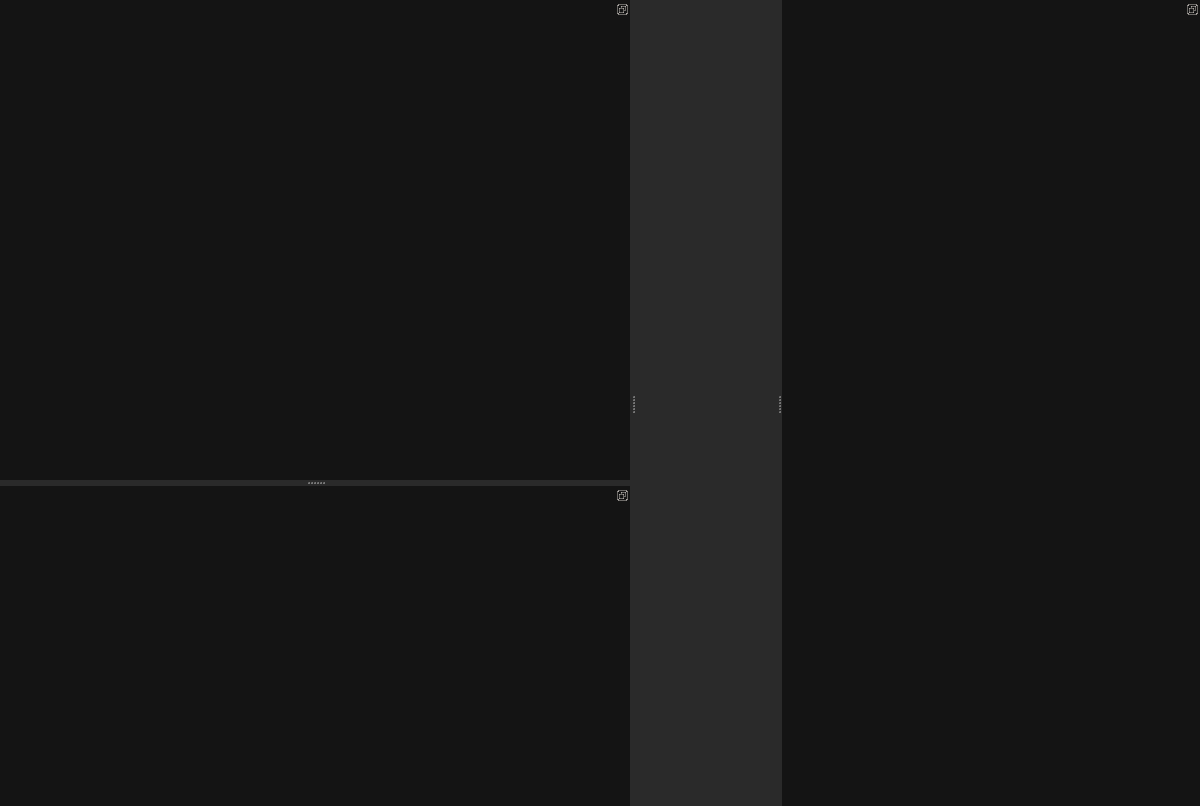
<?xml version="1.0" encoding="UTF-8"?>
<ui version="4.0">
 <class>MainWindow</class>
 <widget class="QMainWindow" name="MainWindow">
  <property name="geometry">
   <rect>
    <x>0</x>
    <y>0</y>
    <width>1200</width>
    <height>801</height>
   </rect>
  </property>
  <property name="sizePolicy">
   <sizepolicy hsizetype="Maximum" vsizetype="Preferred">
    <horstretch>0</horstretch>
    <verstretch>0</verstretch>
   </sizepolicy>
  </property>
  <property name="windowTitle">
   <string>SCTimer</string>
  </property>
  <property name="styleSheet">
   <string notr="true">QDockWidget::title  {
	background-color: rgb(20,20,20);
	border: none;
}

QMainWindow {
	background-color: rgb(42,42,42);
}
</string>
  </property>
  <property name="tabShape">
   <enum>QTabWidget::Rounded</enum>
  </property>
  <widget class="QWidget" name="centralwidget">
   <property name="styleSheet">
    <string notr="true">background: rgb(42,42,42);</string>
   </property>
  </widget>
  <widget class="QDockWidget" name="dockWidget_2">
   <property name="sizePolicy">
    <sizepolicy hsizetype="Maximum" vsizetype="Maximum">
     <horstretch>0</horstretch>
     <verstretch>0</verstretch>
    </sizepolicy>
   </property>
   <property name="minimumSize">
    <size>
     <width>418</width>
     <height>500</height>
    </size>
   </property>
   <property name="baseSize">
    <size>
     <width>0</width>
     <height>0</height>
    </size>
   </property>
   <property name="autoFillBackground">
    <bool>false</bool>
   </property>
   <property name="styleSheet">
    <string notr="true">border: none;
background-color: rgb(20,20,20);</string>
   </property>
   <property name="floating">
    <bool>false</bool>
   </property>
   <property name="features">
    <set>QDockWidget::DockWidgetFloatable|QDockWidget::DockWidgetMovable</set>
   </property>
   <attribute name="dockWidgetArea">
    <number>2</number>
   </attribute>
   <widget class="QWidget" name="dockWidgetContents_2">
    <property name="sizePolicy">
     <sizepolicy hsizetype="Preferred" vsizetype="Preferred">
      <horstretch>0</horstretch>
      <verstretch>0</verstretch>
     </sizepolicy>
    </property>
    <property name="sizeIncrement">
     <size>
      <width>0</width>
      <height>0</height>
     </size>
    </property>
    <property name="baseSize">
     <size>
      <width>0</width>
      <height>0</height>
     </size>
    </property>
    <property name="autoFillBackground">
     <bool>false</bool>
    </property>
    <layout class="QGridLayout" name="gridLayout_3">
     <item row="0" column="0">
      <widget class="TimerWidget" name="widget_2" native="true">
       <property name="sizePolicy">
        <sizepolicy hsizetype="Expanding" vsizetype="Expanding">
         <horstretch>0</horstretch>
         <verstretch>0</verstretch>
        </sizepolicy>
       </property>
       <property name="minimumSize">
        <size>
         <width>400</width>
         <height>100</height>
        </size>
       </property>
       <property name="sizeIncrement">
        <size>
         <width>0</width>
         <height>0</height>
        </size>
       </property>
       <property name="autoFillBackground">
        <bool>false</bool>
       </property>
      </widget>
     </item>
    </layout>
   </widget>
  </widget>
  <widget class="QDockWidget" name="dockWidget">
   <property name="minimumSize">
    <size>
     <width>630</width>
     <height>480</height>
    </size>
   </property>
   <property name="styleSheet">
    <string notr="true">border: none;
background-color: rgb(20,20,20);</string>
   </property>
   <property name="floating">
    <bool>false</bool>
   </property>
   <property name="features">
    <set>QDockWidget::DockWidgetFloatable|QDockWidget::DockWidgetMovable</set>
   </property>
   <attribute name="dockWidgetArea">
    <number>1</number>
   </attribute>
   <widget class="QWidget" name="dockWidgetContents">
    <layout class="QGridLayout" name="gridLayout">
     <item row="1" column="0">
      <widget class="CfopWidget" name="widget" native="true">
       <property name="sizePolicy">
        <sizepolicy hsizetype="Expanding" vsizetype="Expanding">
         <horstretch>0</horstretch>
         <verstretch>0</verstretch>
        </sizepolicy>
       </property>
       <property name="styleSheet">
        <string notr="true"/>
       </property>
      </widget>
     </item>
    </layout>
   </widget>
  </widget>
  <widget class="QDockWidget" name="dockWidget_3">
   <property name="minimumSize">
    <size>
     <width>300</width>
     <height>320</height>
    </size>
   </property>
   <property name="styleSheet">
    <string notr="true">border: none;
background-color: rgb(20,20,20);</string>
   </property>
   <property name="features">
    <set>QDockWidget::DockWidgetFloatable|QDockWidget::DockWidgetMovable</set>
   </property>
   <attribute name="dockWidgetArea">
    <number>1</number>
   </attribute>
   <widget class="QWidget" name="dockWidgetContents_3">
    <layout class="QGridLayout" name="gridLayout_2">
     <item row="0" column="0">
      <widget class="TimeListWidget" name="widget_3" native="true"/>
     </item>
    </layout>
   </widget>
  </widget>
 </widget>
 <customwidgets>
  <customwidget>
   <class>TimerWidget</class>
   <extends>QWidget</extends>
   <header>timerwidget.h</header>
   <container>1</container>
  </customwidget>
  <customwidget>
   <class>CfopWidget</class>
   <extends>QWidget</extends>
   <header>cfopwidget.h</header>
   <container>1</container>
  </customwidget>
  <customwidget>
   <class>TimeListWidget</class>
   <extends>QWidget</extends>
   <header>timelistwidget.h</header>
   <container>1</container>
  </customwidget>
 </customwidgets>
 <resources/>
 <connections/>
</ui>
